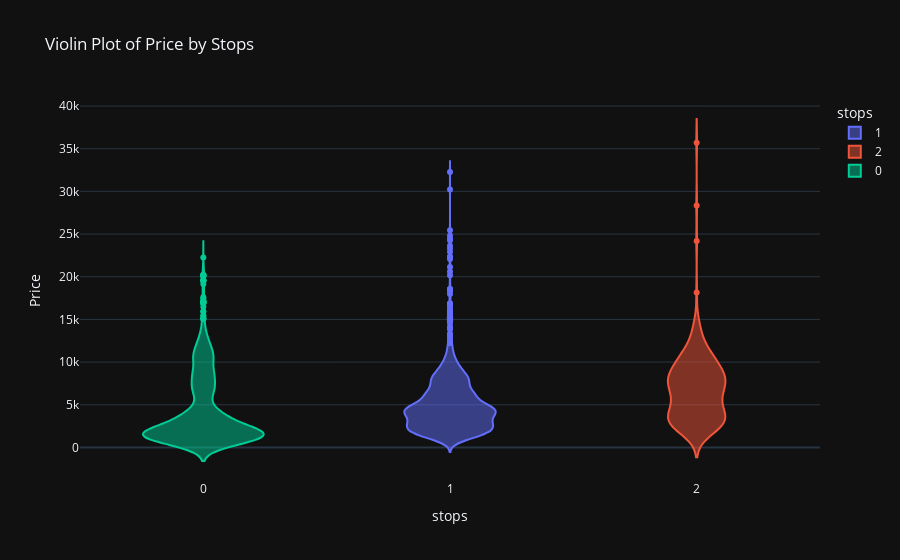

The cell this chart's notebook holds for it:
### Code cell
fig = px.violin(data, 
                x='stops', 
                y='Price', 
                color='stops',
                title='Violin Plot of Price by Stops',
                template='plotly_dark')

fig.show()

### Figure 1 — Plotly figure (JSON) as saved in the notebook; plotly's stock layout.template omitted (floating-point values rounded to 4 significant figures; data arrays with more than 128 entries replaced by an {"elided": "..."} marker saying what was removed)
{"data": [{"alignmentgroup": "True", "box": {"visible": false}, "hovertemplate": "stops=%{x}<br>Price=%{y}<extra></extra>", "legendgroup": "1", "marker": {"color": "#636efa"}, "name": "1", "offsetgroup": "1", "orientation": "v", "scalegroup": "True", "showlegend": true, "type": "violin", "x": {"elided": "2274 int values"}, "x0": " ", "xaxis": "x", "y": {"elided": "2274 float values"}, "y0": " ", "yaxis": "y"}, {"alignmentgroup": "True", "box": {"visible": false}, "hovertemplate": "stops=%{x}<br>Price=%{y}<extra></extra>", "legendgroup": "2", "marker": {"color": "#EF553B"}, "name": "2", "offsetgroup": "2", "orientation": "v", "scalegroup": "True", "showlegend": true, "type": "violin", "x": {"elided": "233 int values"}, "x0": " ", "xaxis": "x", "y": {"elided": "233 float values"}, "y0": " ", "yaxis": "y"}, {"alignmentgroup": "True", "box": {"visible": false}, "hovertemplate": "stops=%{x}<br>Price=%{y}<extra></extra>", "legendgroup": "0", "marker": {"color": "#00cc96"}, "name": "0", "offsetgroup": "0", "orientation": "v", "scalegroup": "True", "showlegend": true, "type": "violin", "x": {"elided": "1861 int values"}, "x0": " ", "xaxis": "x", "y": {"elided": "1861 float values"}, "y0": " ", "yaxis": "y"}], "layout": {"legend": {"title": {"text": "stops"}, "tracegroupgap": 0}, "title": {"text": "Violin Plot of Price by Stops"}, "violinmode": "overlay", "xaxis": {"anchor": "y", "categoryarray": [1, 2, 0], "categoryorder": "array", "domain": [0, 1], "title": {"text": "stops"}}, "yaxis": {"anchor": "x", "domain": [0, 1], "title": {"text": "Price"}}}}
